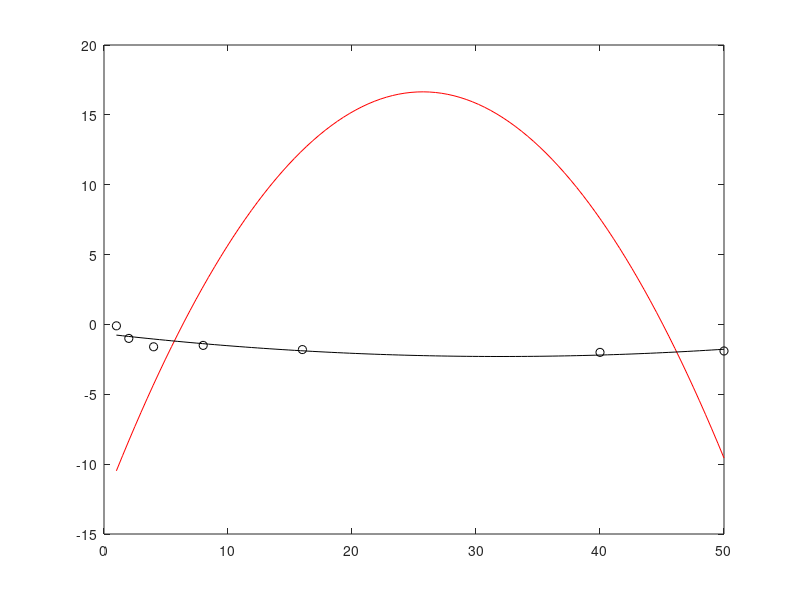

MATLAB code to generate this figure:
clc

x=[1;2;4;8;16;40;50];
y=[-0.1;-1;-1.6;-1.5;-1.8;-2;-1.9];


plot(x,y,'ko')

n=numel(x);
sumx=sum(x);
sumx2=sum(x.^2);
sumx3=sum(x.^3);
sumx4=sum(x.^4);
sumy=sum(y);
sumxy=sum(x.^y);
sumx2y=sum(x.^2.*y);

A=[sumx4 sumx3 sumx2; sumx3 sumx2 sumx; sumx2 sumx n];
B=[sumx2y; sumxy; sumy];

X=A\B;

disp('Kvadratiska aroksimejosa funkcija:')
disp(['y=' num2str(X(1)) 'x^2+' num2str(X(2)) 'x+' num2str(X(3))])

hold on
x1=linspace(1,50,100);
yplot=x1.^2.*X(1)+x1.*X(2)+X(3);
koef=polyfit(x,y,2)
yplot1=x1.^2.*koef(1)+x1.*koef(2)+koef(3);
plot(x1,yplot,'r')
plot(x1,yplot1, 'k')
